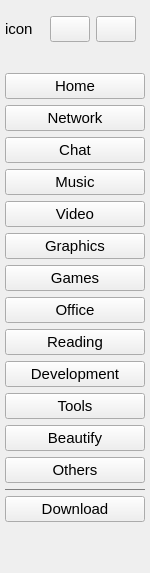
    <widget class="QWidget" name="widget_menuList" native="true">
     <property name="minimumSize">
      <size>
       <width>150</width>
       <height>0</height>
      </size>
     </property>
     <property name="maximumSize">
      <size>
       <width>150</width>
       <height>16777215</height>
      </size>
     </property>
     <property name="font">
      <font>
       <pointsize>11</pointsize>
      </font>
     </property>
     <property name="accessibleDescription">
      <string>background-color:#FFFFFF</string>
     </property>
     <property name="styleSheet">
      <string notr="true"/>
     </property>
     <layout class="QGridLayout" name="gridLayout_5">
      <property name="leftMargin">
       <number>5</number>
      </property>
      <property name="rightMargin">
       <number>5</number>
      </property>
      <item row="1" column="0">
       <spacer name="verticalSpacer_7">
        <property name="orientation">
         <enum>Qt::Vertical</enum>
        </property>
        <property name="sizeType">
         <enum>QSizePolicy::Fixed</enum>
        </property>
        <property name="sizeHint" stdset="0">
         <size>
          <width>20</width>
          <height>20</height>
         </size>
        </property>
       </spacer>
      </item>
      <item row="5" column="0" colspan="6">
       <widget class="QPushButton" name="menu_music">
        <property name="text">
         <string>Music</string>
        </property>
       </widget>
      </item>
      <item row="7" column="0" colspan="6">
       <widget class="QPushButton" name="menu_photo">
        <property name="text">
         <string>Graphics</string>
        </property>
       </widget>
      </item>
      <item row="11" column="0" colspan="6">
       <widget class="QPushButton" name="menu_dev">
        <property name="text">
         <string>Development</string>
        </property>
       </widget>
      </item>
      <item row="0" column="0" colspan="2">
       <widget class="QLabel" name="icon">
        <property name="minimumSize">
         <size>
          <width>0</width>
          <height>36</height>
         </size>
        </property>
        <property name="maximumSize">
         <size>
          <width>16777215</width>
          <height>36</height>
         </size>
        </property>
        <property name="text">
         <string>icon</string>
        </property>
       </widget>
      </item>
      <item row="0" column="5">
       <spacer name="horizontalSpacer_8">
        <property name="orientation">
         <enum>Qt::Horizontal</enum>
        </property>
        <property name="sizeType">
         <enum>QSizePolicy::Fixed</enum>
        </property>
        <property name="sizeHint" stdset="0">
         <size>
          <width>3</width>
          <height>20</height>
         </size>
        </property>
       </spacer>
      </item>
      <item row="0" column="2">
       <spacer name="horizontalSpacer_9">
        <property name="orientation">
         <enum>Qt::Horizontal</enum>
        </property>
        <property name="sizeHint" stdset="0">
         <size>
          <width>40</width>
          <height>20</height>
         </size>
        </property>
       </spacer>
      </item>
      <item row="12" column="0" colspan="6">
       <widget class="QPushButton" name="menu_system">
        <property name="text">
         <string>Tools</string>
        </property>
       </widget>
      </item>
      <item row="10" column="0" colspan="6">
       <widget class="QPushButton" name="menu_read">
        <property name="text">
         <string>Reading</string>
        </property>
       </widget>
      </item>
      <item row="9" column="0" colspan="6">
       <widget class="QPushButton" name="menu_office">
        <property name="text">
         <string>Office</string>
        </property>
       </widget>
      </item>
      <item row="0" column="3">
       <widget class="QPushButton" name="pushButton_refresh">
        <property name="maximumSize">
         <size>
          <width>40</width>
          <height>16777215</height>
         </size>
        </property>
        <property name="toolTip">
         <string>Reload</string>
        </property>
        <property name="text">
         <string/>
        </property>
        <property name="icon">
         <iconset resource="../assets/icons.qrc">
          <normaloff>:/icons/icons/refresh-page.svg</normaloff>:/icons/icons/refresh-page.svg</iconset>
        </property>
       </widget>
      </item>
      <item row="4" column="0" colspan="6">
       <widget class="QPushButton" name="menu_chat">
        <property name="text">
         <string>Chat</string>
        </property>
       </widget>
      </item>
      <item row="0" column="4">
       <widget class="QPushButton" name="pushButton_return">
        <property name="maximumSize">
         <size>
          <width>40</width>
          <height>16777215</height>
         </size>
        </property>
        <property name="toolTip">
         <string>Back to category</string>
        </property>
        <property name="text">
         <string/>
        </property>
        <property name="icon">
         <iconset resource="../assets/icons.qrc">
          <normaloff>:/icons/icons/category_active.svg</normaloff>:/icons/icons/category_active.svg</iconset>
        </property>
       </widget>
      </item>
      <item row="17" column="0">
       <spacer name="verticalSpacer">
        <property name="orientation">
         <enum>Qt::Vertical</enum>
        </property>
        <property name="sizeHint" stdset="0">
         <size>
          <width>20</width>
          <height>40</height>
         </size>
        </property>
       </spacer>
      </item>
      <item row="13" column="0" colspan="6">
       <widget class="QPushButton" name="menu_theme">
        <property name="text">
         <string>Beautify</string>
        </property>
       </widget>
      </item>
      <item row="3" column="0" colspan="6">
       <widget class="QPushButton" name="menu_network">
        <property name="text">
         <string>Network</string>
        </property>
       </widget>
      </item>
      <item row="8" column="0" colspan="6">
       <widget class="QPushButton" name="menu_game">
        <property name="text">
         <string>Games</string>
        </property>
       </widget>
      </item>
      <item row="14" column="0" colspan="6">
       <widget class="QPushButton" name="menu_other">
        <property name="text">
         <string>Others</string>
        </property>
       </widget>
      </item>
      <item row="2" column="0" colspan="6">
       <widget class="QPushButton" name="menu_main">
        <property name="styleSheet">
         <string notr="true">font: 11pt &quot;Zeniq&quot;;</string>
        </property>
        <property name="text">
         <string>Home</string>
        </property>
        <property name="flat">
         <bool>false</bool>
        </property>
       </widget>
      </item>
      <item row="16" column="0" colspan="6">
       <widget class="QPushButton" name="menu_download">
        <property name="text">
         <string>Download</string>
        </property>
       </widget>
      </item>
      <item row="6" column="0" colspan="6">
       <widget class="QPushButton" name="menu_video">
        <property name="text">
         <string>Video</string>
        </property>
       </widget>
      </item>
      <item row="15" column="0" colspan="6">
       <widget class="QWidget" name="line1_widget" native="true">
        <property name="minimumSize">
         <size>
          <width>0</width>
          <height>1</height>
         </size>
        </property>
        <property name="maximumSize">
         <size>
          <width>16777215</width>
          <height>4</height>
         </size>
        </property>
        <property name="styleSheet">
         <string notr="true">background-color:#808080</string>
        </property>
       </widget>
      </item>
     </layout>
    </widget>
